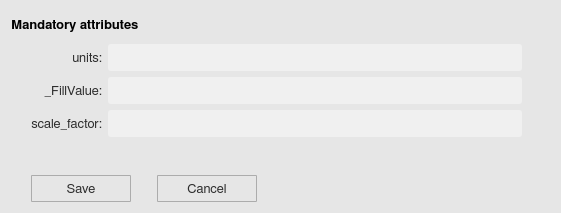
<?xml version="1.0" encoding="UTF-8"?>
<ui version="4.0">
 <class>naVariableAttributeWindow</class>
 <widget class="QWidget" name="naVariableAttributeWindow">
  <property name="geometry">
   <rect>
    <x>0</x>
    <y>0</y>
    <width>561</width>
    <height>213</height>
   </rect>
  </property>
  <property name="sizePolicy">
   <sizepolicy hsizetype="Expanding" vsizetype="Expanding">
    <horstretch>0</horstretch>
    <verstretch>0</verstretch>
   </sizepolicy>
  </property>
  <property name="minimumSize">
   <size>
    <width>0</width>
    <height>0</height>
   </size>
  </property>
  <property name="maximumSize">
   <size>
    <width>16777215</width>
    <height>16777215</height>
   </size>
  </property>
  <property name="font">
   <font>
    <family>FreeSans</family>
    <pointsize>10</pointsize>
    <stylestrategy>PreferAntialias</stylestrategy>
    <kerning>true</kerning>
   </font>
  </property>
  <property name="windowTitle">
   <string/>
  </property>
  <property name="windowIcon">
   <iconset>
    <normaloff>icons/var_metadata_icon.svg</normaloff>icons/var_metadata_icon.svg</iconset>
  </property>
  <property name="styleSheet">
   <string notr="true">QWidget {
	background-color: rgb(230,230,230);
}

QScrollBar:vertical {
  border: 1px solid white;
  background-color: rgb(240, 240, 240);
  width: 20px;
  margin: 21px 0px 21px 0px;
}

QScrollBar:horizontal {
  border: 1px solid white;
  background-color: rgb(240, 240, 240);
  height: 20px;
  margin: 0px 21px 0px 21px;
}

QScrollBar::handle:vertical {
  background-color: rgb(205, 205, 205);
  min-height: 25px;
}

QScrollBar:handle:vertical:hover {
  background-color: rgb(167, 167, 167);
}

QScrollBar::handle:horizontal {
  background-color: rgb(205, 205, 205);
  min-width: 25px;
}

QScrollBar:handle:horizontal:hover {
  background-color: rgb(167, 167, 167);
}

QScrollBar::add-line:vertical {
  border-top: 1px solid rgb(240,240,240);
  border-left: 1px solid white;
  border-right: 1px solid white;
  border-bottom: 1px solid white;
  background-color: rgb(240, 240, 240);
  height: 20px;
  subcontrol-position: bottom;
  subcontrol-origin: margin;
}

QScrollBar::add-line:vertical:hover {
  background-color: rgb(219, 219, 219);
}

QScrollBar::sub-line:vertical {
  border-top: 1px solid white;
  border-left: 1px solid white;
  border-right: 1px solid white;
  border-bottom: 1px solid rgb(240,240,240);
  background-color: rgb(240, 240, 240);
  height: 20px;
  subcontrol-position: top;
  subcontrol-origin: margin;
}

QScrollBar::sub-line:vertical:hover {
  background-color: rgb(219, 219, 219);
}

QScrollBar::up-arrow:vertical {
  image: url(icons/up_arrow_icon.svg); 
  width: 16px;
  height: 16px;
}

QScrollBar::up-arrow:vertical:pressed {
  right: -1px;
  bottom: -1px;
}

QScrollBar::down-arrow:vertical {
  image: url(icons/down_arrow_icon.svg); 
  width: 16px;
  height: 16px;
}

QScrollBar::down-arrow:vertical:pressed {
  right: -1px;
  bottom: -1px;
}

QScrollBar::add-line:horizontal {
  border-top: 1px solid white;
  border-left: 1px solid rgb(240,240,240);
  border-right: 1px solid white;
  border-bottom: 1px solid white;
  background-color: rgb(240, 240, 240);
  width: 20px;
  subcontrol-position: right;
  subcontrol-origin: margin;
}

QScrollBar::add-line:horizontal:hover {
  background-color: rgb(219, 219, 219);
}

QScrollBar::sub-line:horizontal {
  border-top: 1px solid white;
  border-left: 1px solid white;
  border-right: 1px solid rgb(240,240,240);
  border-bottom: 1px solid white;
  background-color: rgb(240, 240, 240);
  width: 20px;
  subcontrol-position: left;
  subcontrol-origin: margin;
}

QScrollBar::sub-line:horizontal:hover {
  background-color: rgb(219, 219, 219);
}

QScrollBar::left-arrow:horizontal {
  image: url(icons/left_arrow_icon.svg); 
  width: 16px;
  height: 16px;
}

QScrollBar::left-arrow:horizontal:pressed {
  right: -1px;
  bottom: -1px;
}

QScrollBar::right-arrow:horizontal {
  image: url(icons/right_arrow_icon.svg); 
  width: 16px;
  height: 16px;
}

QScrollBar::right-arrow:horizontal:pressed {
  right: -1px;
  bottom: -1px;
}

QComboBox {
	border: 1px solid #acacac;
    border-radius: 1px;
	padding-left: 5px;
    background-color: qlineargradient(x1: 0, y1: 0, x2: 0, y2: 1, 
								stop: 0 #f0f0f0, stop: 1 #e5e5e5);
}

QComboBox:disabled {
	background-color:  rgb(200,200,200);
}

QComboBox:hover {
	border: 1px solid #7eb4ea;
    border-radius: 1px;
	background-color: qlineargradient(x1: 0, y1: 0, x2: 0, y2: 1, 
								stop: 0 #ecf4fc, stop: 1 #dcecfc);
}

QComboBox::drop-down {
	subcontrol-origin: padding;
	subcontrol-position: top right;
	width: 27px;
    border-left-width: 1px;
	border-left-color: darkgray;
	border-left-style: solid;
	border-top-right-radius: 3px;
	border-bottom-right-radius: 3px;
}

QComboBox::down-arrow {
	image: url(icons/down_arrow_icon.svg); 
	width: 16px;
	height: 16px
}

QComboBox QAbstractItemView {
	selection-background-color: rgb(200,200,200);
	selection-color: black;
	background: #f0f0f0;
	border: 0px solid #f0f0f0;
}

QComboBox QAbstractItemView::item {
	margin: 5px 5px 5px 5px;
}</string>
  </property>
  <layout class="QGridLayout" name="gridLayout_2">
   <item row="0" column="0">
    <layout class="QHBoxLayout" name="horizontalLayout">
     <item>
      <widget class="QLabel" name="vw_mandatoryAttributes_lb">
       <property name="minimumSize">
        <size>
         <width>0</width>
         <height>27</height>
        </size>
       </property>
       <property name="maximumSize">
        <size>
         <width>16777215</width>
         <height>27</height>
        </size>
       </property>
       <property name="font">
        <font>
         <family>FreeSans</family>
         <pointsize>10</pointsize>
         <weight>75</weight>
         <bold>true</bold>
         <stylestrategy>PreferAntialias</stylestrategy>
         <kerning>true</kerning>
        </font>
       </property>
       <property name="styleSheet">
        <string notr="true">QLabel {
	color: black;
}</string>
       </property>
       <property name="text">
        <string>Mandatory attributes</string>
       </property>
      </widget>
     </item>
     <item>
      <spacer name="horizontalSpacer_5">
       <property name="orientation">
        <enum>Qt::Horizontal</enum>
       </property>
       <property name="sizeHint" stdset="0">
        <size>
         <width>40</width>
         <height>20</height>
        </size>
       </property>
      </spacer>
     </item>
    </layout>
   </item>
   <item row="1" column="0">
    <layout class="QHBoxLayout" name="horizontalLayout_2">
     <item>
      <spacer name="horizontalSpacer_2">
       <property name="orientation">
        <enum>Qt::Horizontal</enum>
       </property>
       <property name="sizeType">
        <enum>QSizePolicy::Fixed</enum>
       </property>
       <property name="sizeHint" stdset="0">
        <size>
         <width>20</width>
         <height>20</height>
        </size>
       </property>
      </spacer>
     </item>
     <item>
      <layout class="QGridLayout" name="gridLayout">
       <item row="0" column="0">
        <widget class="QLabel" name="vw_units_lb">
         <property name="minimumSize">
          <size>
           <width>0</width>
           <height>27</height>
          </size>
         </property>
         <property name="maximumSize">
          <size>
           <width>16777215</width>
           <height>27</height>
          </size>
         </property>
         <property name="font">
          <font>
           <family>FreeSans</family>
           <pointsize>10</pointsize>
           <weight>50</weight>
           <bold>false</bold>
           <stylestrategy>PreferAntialias</stylestrategy>
           <kerning>true</kerning>
          </font>
         </property>
         <property name="toolTip">
          <string>units</string>
         </property>
         <property name="styleSheet">
          <string notr="true">QLabel {
    color: rgb(45,45,45);
}</string>
         </property>
         <property name="text">
          <string>units:</string>
         </property>
         <property name="alignment">
          <set>Qt::AlignRight|Qt::AlignTrailing|Qt::AlignVCenter</set>
         </property>
        </widget>
       </item>
       <item row="1" column="0">
        <widget class="QLabel" name="vw_fillValue_lb">
         <property name="minimumSize">
          <size>
           <width>0</width>
           <height>27</height>
          </size>
         </property>
         <property name="maximumSize">
          <size>
           <width>16777215</width>
           <height>27</height>
          </size>
         </property>
         <property name="font">
          <font>
           <family>FreeSans</family>
           <pointsize>10</pointsize>
           <weight>50</weight>
           <bold>false</bold>
           <stylestrategy>PreferAntialias</stylestrategy>
           <kerning>true</kerning>
          </font>
         </property>
         <property name="styleSheet">
          <string notr="true">QLabel {
    color: rgb(45,45,45);
}</string>
         </property>
         <property name="text">
          <string>_FillValue:</string>
         </property>
         <property name="alignment">
          <set>Qt::AlignRight|Qt::AlignTrailing|Qt::AlignVCenter</set>
         </property>
        </widget>
       </item>
       <item row="0" column="1">
        <widget class="QLineEdit" name="vw_units_ln">
         <property name="enabled">
          <bool>true</bool>
         </property>
         <property name="minimumSize">
          <size>
           <width>0</width>
           <height>27</height>
          </size>
         </property>
         <property name="maximumSize">
          <size>
           <width>16777215</width>
           <height>27</height>
          </size>
         </property>
         <property name="palette">
          <palette>
           <active>
            <colorrole role="WindowText">
             <brush brushstyle="SolidPattern">
              <color alpha="255">
               <red>45</red>
               <green>45</green>
               <blue>45</blue>
              </color>
             </brush>
            </colorrole>
            <colorrole role="Button">
             <brush brushstyle="SolidPattern">
              <color alpha="255">
               <red>240</red>
               <green>240</green>
               <blue>240</blue>
              </color>
             </brush>
            </colorrole>
            <colorrole role="Text">
             <brush brushstyle="SolidPattern">
              <color alpha="255">
               <red>45</red>
               <green>45</green>
               <blue>45</blue>
              </color>
             </brush>
            </colorrole>
            <colorrole role="ButtonText">
             <brush brushstyle="SolidPattern">
              <color alpha="255">
               <red>45</red>
               <green>45</green>
               <blue>45</blue>
              </color>
             </brush>
            </colorrole>
            <colorrole role="Base">
             <brush brushstyle="SolidPattern">
              <color alpha="255">
               <red>240</red>
               <green>240</green>
               <blue>240</blue>
              </color>
             </brush>
            </colorrole>
            <colorrole role="Window">
             <brush brushstyle="SolidPattern">
              <color alpha="255">
               <red>240</red>
               <green>240</green>
               <blue>240</blue>
              </color>
             </brush>
            </colorrole>
            <colorrole role="PlaceholderText">
             <brush brushstyle="NoBrush">
              <color alpha="128">
               <red>45</red>
               <green>45</green>
               <blue>45</blue>
              </color>
             </brush>
            </colorrole>
           </active>
           <inactive>
            <colorrole role="WindowText">
             <brush brushstyle="SolidPattern">
              <color alpha="255">
               <red>45</red>
               <green>45</green>
               <blue>45</blue>
              </color>
             </brush>
            </colorrole>
            <colorrole role="Button">
             <brush brushstyle="SolidPattern">
              <color alpha="255">
               <red>240</red>
               <green>240</green>
               <blue>240</blue>
              </color>
             </brush>
            </colorrole>
            <colorrole role="Text">
             <brush brushstyle="SolidPattern">
              <color alpha="255">
               <red>45</red>
               <green>45</green>
               <blue>45</blue>
              </color>
             </brush>
            </colorrole>
            <colorrole role="ButtonText">
             <brush brushstyle="SolidPattern">
              <color alpha="255">
               <red>45</red>
               <green>45</green>
               <blue>45</blue>
              </color>
             </brush>
            </colorrole>
            <colorrole role="Base">
             <brush brushstyle="SolidPattern">
              <color alpha="255">
               <red>240</red>
               <green>240</green>
               <blue>240</blue>
              </color>
             </brush>
            </colorrole>
            <colorrole role="Window">
             <brush brushstyle="SolidPattern">
              <color alpha="255">
               <red>240</red>
               <green>240</green>
               <blue>240</blue>
              </color>
             </brush>
            </colorrole>
            <colorrole role="PlaceholderText">
             <brush brushstyle="NoBrush">
              <color alpha="128">
               <red>45</red>
               <green>45</green>
               <blue>45</blue>
              </color>
             </brush>
            </colorrole>
           </inactive>
           <disabled>
            <colorrole role="WindowText">
             <brush brushstyle="SolidPattern">
              <color alpha="255">
               <red>45</red>
               <green>45</green>
               <blue>45</blue>
              </color>
             </brush>
            </colorrole>
            <colorrole role="Button">
             <brush brushstyle="SolidPattern">
              <color alpha="255">
               <red>200</red>
               <green>200</green>
               <blue>200</blue>
              </color>
             </brush>
            </colorrole>
            <colorrole role="Text">
             <brush brushstyle="SolidPattern">
              <color alpha="255">
               <red>45</red>
               <green>45</green>
               <blue>45</blue>
              </color>
             </brush>
            </colorrole>
            <colorrole role="ButtonText">
             <brush brushstyle="SolidPattern">
              <color alpha="255">
               <red>45</red>
               <green>45</green>
               <blue>45</blue>
              </color>
             </brush>
            </colorrole>
            <colorrole role="Base">
             <brush brushstyle="SolidPattern">
              <color alpha="255">
               <red>200</red>
               <green>200</green>
               <blue>200</blue>
              </color>
             </brush>
            </colorrole>
            <colorrole role="Window">
             <brush brushstyle="SolidPattern">
              <color alpha="255">
               <red>200</red>
               <green>200</green>
               <blue>200</blue>
              </color>
             </brush>
            </colorrole>
            <colorrole role="PlaceholderText">
             <brush brushstyle="NoBrush">
              <color alpha="128">
               <red>45</red>
               <green>45</green>
               <blue>45</blue>
              </color>
             </brush>
            </colorrole>
           </disabled>
          </palette>
         </property>
         <property name="font">
          <font>
           <family>FreeSans</family>
           <pointsize>9</pointsize>
           <weight>50</weight>
           <bold>false</bold>
           <stylestrategy>PreferAntialias</stylestrategy>
           <kerning>true</kerning>
          </font>
         </property>
         <property name="styleSheet">
          <string notr="true">QLineEdit {
	border-radius: 3px;
	padding: 1px 4px 1px 4px;
	background-color: rgb(240, 240, 240);
    color: rgb(45,45,45);
}

QLineEdit:disabled {
	background-color: rgb(200,200,200);
}</string>
         </property>
         <property name="text">
          <string/>
         </property>
         <property name="frame">
          <bool>false</bool>
         </property>
        </widget>
       </item>
       <item row="1" column="1">
        <widget class="QLineEdit" name="vw_fillValue_ln">
         <property name="enabled">
          <bool>true</bool>
         </property>
         <property name="minimumSize">
          <size>
           <width>0</width>
           <height>27</height>
          </size>
         </property>
         <property name="maximumSize">
          <size>
           <width>16777215</width>
           <height>27</height>
          </size>
         </property>
         <property name="palette">
          <palette>
           <active>
            <colorrole role="WindowText">
             <brush brushstyle="SolidPattern">
              <color alpha="255">
               <red>45</red>
               <green>45</green>
               <blue>45</blue>
              </color>
             </brush>
            </colorrole>
            <colorrole role="Button">
             <brush brushstyle="SolidPattern">
              <color alpha="255">
               <red>240</red>
               <green>240</green>
               <blue>240</blue>
              </color>
             </brush>
            </colorrole>
            <colorrole role="Text">
             <brush brushstyle="SolidPattern">
              <color alpha="255">
               <red>45</red>
               <green>45</green>
               <blue>45</blue>
              </color>
             </brush>
            </colorrole>
            <colorrole role="ButtonText">
             <brush brushstyle="SolidPattern">
              <color alpha="255">
               <red>45</red>
               <green>45</green>
               <blue>45</blue>
              </color>
             </brush>
            </colorrole>
            <colorrole role="Base">
             <brush brushstyle="SolidPattern">
              <color alpha="255">
               <red>240</red>
               <green>240</green>
               <blue>240</blue>
              </color>
             </brush>
            </colorrole>
            <colorrole role="Window">
             <brush brushstyle="SolidPattern">
              <color alpha="255">
               <red>240</red>
               <green>240</green>
               <blue>240</blue>
              </color>
             </brush>
            </colorrole>
            <colorrole role="PlaceholderText">
             <brush brushstyle="NoBrush">
              <color alpha="128">
               <red>45</red>
               <green>45</green>
               <blue>45</blue>
              </color>
             </brush>
            </colorrole>
           </active>
           <inactive>
            <colorrole role="WindowText">
             <brush brushstyle="SolidPattern">
              <color alpha="255">
               <red>45</red>
               <green>45</green>
               <blue>45</blue>
              </color>
             </brush>
            </colorrole>
            <colorrole role="Button">
             <brush brushstyle="SolidPattern">
              <color alpha="255">
               <red>240</red>
               <green>240</green>
               <blue>240</blue>
              </color>
             </brush>
            </colorrole>
            <colorrole role="Text">
             <brush brushstyle="SolidPattern">
              <color alpha="255">
               <red>45</red>
               <green>45</green>
               <blue>45</blue>
              </color>
             </brush>
            </colorrole>
            <colorrole role="ButtonText">
             <brush brushstyle="SolidPattern">
              <color alpha="255">
               <red>45</red>
               <green>45</green>
               <blue>45</blue>
              </color>
             </brush>
            </colorrole>
            <colorrole role="Base">
             <brush brushstyle="SolidPattern">
              <color alpha="255">
               <red>240</red>
               <green>240</green>
               <blue>240</blue>
              </color>
             </brush>
            </colorrole>
            <colorrole role="Window">
             <brush brushstyle="SolidPattern">
              <color alpha="255">
               <red>240</red>
               <green>240</green>
               <blue>240</blue>
              </color>
             </brush>
            </colorrole>
            <colorrole role="PlaceholderText">
             <brush brushstyle="NoBrush">
              <color alpha="128">
               <red>45</red>
               <green>45</green>
               <blue>45</blue>
              </color>
             </brush>
            </colorrole>
           </inactive>
           <disabled>
            <colorrole role="WindowText">
             <brush brushstyle="SolidPattern">
              <color alpha="255">
               <red>45</red>
               <green>45</green>
               <blue>45</blue>
              </color>
             </brush>
            </colorrole>
            <colorrole role="Button">
             <brush brushstyle="SolidPattern">
              <color alpha="255">
               <red>200</red>
               <green>200</green>
               <blue>200</blue>
              </color>
             </brush>
            </colorrole>
            <colorrole role="Text">
             <brush brushstyle="SolidPattern">
              <color alpha="255">
               <red>45</red>
               <green>45</green>
               <blue>45</blue>
              </color>
             </brush>
            </colorrole>
            <colorrole role="ButtonText">
             <brush brushstyle="SolidPattern">
              <color alpha="255">
               <red>45</red>
               <green>45</green>
               <blue>45</blue>
              </color>
             </brush>
            </colorrole>
            <colorrole role="Base">
             <brush brushstyle="SolidPattern">
              <color alpha="255">
               <red>200</red>
               <green>200</green>
               <blue>200</blue>
              </color>
             </brush>
            </colorrole>
            <colorrole role="Window">
             <brush brushstyle="SolidPattern">
              <color alpha="255">
               <red>200</red>
               <green>200</green>
               <blue>200</blue>
              </color>
             </brush>
            </colorrole>
            <colorrole role="PlaceholderText">
             <brush brushstyle="NoBrush">
              <color alpha="128">
               <red>45</red>
               <green>45</green>
               <blue>45</blue>
              </color>
             </brush>
            </colorrole>
           </disabled>
          </palette>
         </property>
         <property name="font">
          <font>
           <family>FreeSans</family>
           <pointsize>9</pointsize>
           <weight>50</weight>
           <bold>false</bold>
           <stylestrategy>PreferAntialias</stylestrategy>
           <kerning>true</kerning>
          </font>
         </property>
         <property name="styleSheet">
          <string notr="true">QLineEdit {
	border-radius: 3px;
	padding: 1px 4px 1px 4px;
	background-color: rgb(240, 240, 240);
    color: rgb(45,45,45);
}

QLineEdit:disabled {
	background-color: rgb(200,200,200);
}</string>
         </property>
         <property name="text">
          <string/>
         </property>
         <property name="frame">
          <bool>false</bool>
         </property>
         <property name="readOnly">
          <bool>true</bool>
         </property>
        </widget>
       </item>
       <item row="2" column="0">
        <widget class="QLabel" name="vw_scalefactor_lb">
         <property name="minimumSize">
          <size>
           <width>0</width>
           <height>27</height>
          </size>
         </property>
         <property name="maximumSize">
          <size>
           <width>16777215</width>
           <height>27</height>
          </size>
         </property>
         <property name="font">
          <font>
           <family>FreeSans</family>
           <pointsize>10</pointsize>
           <weight>50</weight>
           <bold>false</bold>
           <stylestrategy>PreferAntialias</stylestrategy>
           <kerning>true</kerning>
          </font>
         </property>
         <property name="styleSheet">
          <string notr="true">QLabel {
    color: rgb(45,45,45);
}</string>
         </property>
         <property name="text">
          <string>scale_factor:</string>
         </property>
         <property name="alignment">
          <set>Qt::AlignRight|Qt::AlignTrailing|Qt::AlignVCenter</set>
         </property>
        </widget>
       </item>
       <item row="2" column="1">
        <widget class="QLineEdit" name="vw_scalefactor_ln">
         <property name="enabled">
          <bool>true</bool>
         </property>
         <property name="minimumSize">
          <size>
           <width>0</width>
           <height>27</height>
          </size>
         </property>
         <property name="maximumSize">
          <size>
           <width>16777215</width>
           <height>27</height>
          </size>
         </property>
         <property name="palette">
          <palette>
           <active>
            <colorrole role="WindowText">
             <brush brushstyle="SolidPattern">
              <color alpha="255">
               <red>45</red>
               <green>45</green>
               <blue>45</blue>
              </color>
             </brush>
            </colorrole>
            <colorrole role="Button">
             <brush brushstyle="SolidPattern">
              <color alpha="255">
               <red>240</red>
               <green>240</green>
               <blue>240</blue>
              </color>
             </brush>
            </colorrole>
            <colorrole role="Text">
             <brush brushstyle="SolidPattern">
              <color alpha="255">
               <red>45</red>
               <green>45</green>
               <blue>45</blue>
              </color>
             </brush>
            </colorrole>
            <colorrole role="ButtonText">
             <brush brushstyle="SolidPattern">
              <color alpha="255">
               <red>45</red>
               <green>45</green>
               <blue>45</blue>
              </color>
             </brush>
            </colorrole>
            <colorrole role="Base">
             <brush brushstyle="SolidPattern">
              <color alpha="255">
               <red>240</red>
               <green>240</green>
               <blue>240</blue>
              </color>
             </brush>
            </colorrole>
            <colorrole role="Window">
             <brush brushstyle="SolidPattern">
              <color alpha="255">
               <red>240</red>
               <green>240</green>
               <blue>240</blue>
              </color>
             </brush>
            </colorrole>
            <colorrole role="PlaceholderText">
             <brush brushstyle="NoBrush">
              <color alpha="128">
               <red>45</red>
               <green>45</green>
               <blue>45</blue>
              </color>
             </brush>
            </colorrole>
           </active>
           <inactive>
            <colorrole role="WindowText">
             <brush brushstyle="SolidPattern">
              <color alpha="255">
               <red>45</red>
               <green>45</green>
               <blue>45</blue>
              </color>
             </brush>
            </colorrole>
            <colorrole role="Button">
             <brush brushstyle="SolidPattern">
              <color alpha="255">
               <red>240</red>
               <green>240</green>
               <blue>240</blue>
              </color>
             </brush>
            </colorrole>
            <colorrole role="Text">
             <brush brushstyle="SolidPattern">
              <color alpha="255">
               <red>45</red>
               <green>45</green>
               <blue>45</blue>
              </color>
             </brush>
            </colorrole>
            <colorrole role="ButtonText">
             <brush brushstyle="SolidPattern">
              <color alpha="255">
               <red>45</red>
               <green>45</green>
               <blue>45</blue>
              </color>
             </brush>
            </colorrole>
            <colorrole role="Base">
             <brush brushstyle="SolidPattern">
              <color alpha="255">
               <red>240</red>
               <green>240</green>
               <blue>240</blue>
              </color>
             </brush>
            </colorrole>
            <colorrole role="Window">
             <brush brushstyle="SolidPattern">
              <color alpha="255">
               <red>240</red>
               <green>240</green>
               <blue>240</blue>
              </color>
             </brush>
            </colorrole>
            <colorrole role="PlaceholderText">
             <brush brushstyle="NoBrush">
              <color alpha="128">
               <red>45</red>
               <green>45</green>
               <blue>45</blue>
              </color>
             </brush>
            </colorrole>
           </inactive>
           <disabled>
            <colorrole role="WindowText">
             <brush brushstyle="SolidPattern">
              <color alpha="255">
               <red>45</red>
               <green>45</green>
               <blue>45</blue>
              </color>
             </brush>
            </colorrole>
            <colorrole role="Button">
             <brush brushstyle="SolidPattern">
              <color alpha="255">
               <red>200</red>
               <green>200</green>
               <blue>200</blue>
              </color>
             </brush>
            </colorrole>
            <colorrole role="Text">
             <brush brushstyle="SolidPattern">
              <color alpha="255">
               <red>45</red>
               <green>45</green>
               <blue>45</blue>
              </color>
             </brush>
            </colorrole>
            <colorrole role="ButtonText">
             <brush brushstyle="SolidPattern">
              <color alpha="255">
               <red>45</red>
               <green>45</green>
               <blue>45</blue>
              </color>
             </brush>
            </colorrole>
            <colorrole role="Base">
             <brush brushstyle="SolidPattern">
              <color alpha="255">
               <red>200</red>
               <green>200</green>
               <blue>200</blue>
              </color>
             </brush>
            </colorrole>
            <colorrole role="Window">
             <brush brushstyle="SolidPattern">
              <color alpha="255">
               <red>200</red>
               <green>200</green>
               <blue>200</blue>
              </color>
             </brush>
            </colorrole>
            <colorrole role="PlaceholderText">
             <brush brushstyle="NoBrush">
              <color alpha="128">
               <red>45</red>
               <green>45</green>
               <blue>45</blue>
              </color>
             </brush>
            </colorrole>
           </disabled>
          </palette>
         </property>
         <property name="font">
          <font>
           <family>FreeSans</family>
           <pointsize>9</pointsize>
           <weight>50</weight>
           <bold>false</bold>
           <stylestrategy>PreferAntialias</stylestrategy>
           <kerning>true</kerning>
          </font>
         </property>
         <property name="styleSheet">
          <string notr="true">QLineEdit {
	border-radius: 3px;
	padding: 1px 4px 1px 4px;
	background-color: rgb(240, 240, 240);
    color: rgb(45,45,45);
}

QLineEdit:disabled {
	background-color: rgb(200,200,200);
}</string>
         </property>
         <property name="text">
          <string/>
         </property>
         <property name="frame">
          <bool>false</bool>
         </property>
        </widget>
       </item>
      </layout>
     </item>
     <item>
      <spacer name="horizontalSpacer_6">
       <property name="orientation">
        <enum>Qt::Horizontal</enum>
       </property>
       <property name="sizeType">
        <enum>QSizePolicy::Preferred</enum>
       </property>
       <property name="sizeHint" stdset="0">
        <size>
         <width>28</width>
         <height>20</height>
        </size>
       </property>
      </spacer>
     </item>
    </layout>
   </item>
   <item row="2" column="0">
    <spacer name="verticalSpacer_5">
     <property name="orientation">
      <enum>Qt::Vertical</enum>
     </property>
     <property name="sizeHint" stdset="0">
      <size>
       <width>20</width>
       <height>10</height>
      </size>
     </property>
    </spacer>
   </item>
   <item row="3" column="0">
    <layout class="QHBoxLayout" name="horizontalLayout_7">
     <item>
      <spacer name="horizontalSpacer_11">
       <property name="orientation">
        <enum>Qt::Horizontal</enum>
       </property>
       <property name="sizeType">
        <enum>QSizePolicy::Fixed</enum>
       </property>
       <property name="sizeHint" stdset="0">
        <size>
         <width>20</width>
         <height>20</height>
        </size>
       </property>
      </spacer>
     </item>
     <item>
      <widget class="QToolButton" name="vw_okButton">
       <property name="minimumSize">
        <size>
         <width>100</width>
         <height>27</height>
        </size>
       </property>
       <property name="maximumSize">
        <size>
         <width>100</width>
         <height>27</height>
        </size>
       </property>
       <property name="font">
        <font>
         <family>FreeSans</family>
         <pointsize>10</pointsize>
         <weight>50</weight>
         <bold>false</bold>
         <stylestrategy>PreferAntialias</stylestrategy>
         <kerning>true</kerning>
        </font>
       </property>
       <property name="styleSheet">
        <string notr="true">QToolButton {
    border: 1px solid #acacac;
    border-radius: 1px;
    background-color: qlineargradient(x1: 0, y1: 0, x2: 0, y2: 1, 
								stop: 0 #f0f0f0, stop: 1 #e5e5e5);
    color: rgb(45,45,45);
}

QToolButton:hover {
	border: 1px solid #7eb4ea;
    border-radius: 1px;
	background-color: qlineargradient(x1: 0, y1: 0, x2: 0, y2: 1, 
								stop: 0 #ecf4fc, stop: 1 #dcecfc);
}


QToolButton:pressed {
	border: 1px solid #579de5;
    border-radius: 1px;
    background-color: qlineargradient(x1: 0, y1: 0, x2: 0, y2: 1,
                                      stop: 0 #daecfc, stop: 1 #c4e0fc);
}</string>
       </property>
       <property name="text">
        <string>Save</string>
       </property>
      </widget>
     </item>
     <item>
      <spacer name="horizontalSpacer_13">
       <property name="orientation">
        <enum>Qt::Horizontal</enum>
       </property>
       <property name="sizeType">
        <enum>QSizePolicy::Fixed</enum>
       </property>
       <property name="sizeHint" stdset="0">
        <size>
         <width>20</width>
         <height>20</height>
        </size>
       </property>
      </spacer>
     </item>
     <item>
      <widget class="QToolButton" name="vw_cancelButton">
       <property name="minimumSize">
        <size>
         <width>100</width>
         <height>27</height>
        </size>
       </property>
       <property name="maximumSize">
        <size>
         <width>100</width>
         <height>27</height>
        </size>
       </property>
       <property name="font">
        <font>
         <family>FreeSans</family>
         <pointsize>10</pointsize>
         <weight>50</weight>
         <bold>false</bold>
         <stylestrategy>PreferAntialias</stylestrategy>
         <kerning>true</kerning>
        </font>
       </property>
       <property name="styleSheet">
        <string notr="true">QToolButton {
    border: 1px solid #acacac;
    border-radius: 1px;
    background-color: qlineargradient(x1: 0, y1: 0, x2: 0, y2: 1, 
								stop: 0 #f0f0f0, stop: 1 #e5e5e5);
    color: rgb(45,45,45);
}

QToolButton:hover {
	border: 1px solid #7eb4ea;
    border-radius: 1px;
	background-color: qlineargradient(x1: 0, y1: 0, x2: 0, y2: 1, 
								stop: 0 #ecf4fc, stop: 1 #dcecfc);
}


QToolButton:pressed {
	border: 1px solid #579de5;
    border-radius: 1px;
    background-color: qlineargradient(x1: 0, y1: 0, x2: 0, y2: 1,
                                      stop: 0 #daecfc, stop: 1 #c4e0fc);
}</string>
       </property>
       <property name="text">
        <string>Cancel</string>
       </property>
      </widget>
     </item>
     <item>
      <spacer name="horizontalSpacer_12">
       <property name="orientation">
        <enum>Qt::Horizontal</enum>
       </property>
       <property name="sizeHint" stdset="0">
        <size>
         <width>40</width>
         <height>20</height>
        </size>
       </property>
      </spacer>
     </item>
    </layout>
   </item>
  </layout>
 </widget>
 <resources/>
 <connections/>
</ui>
